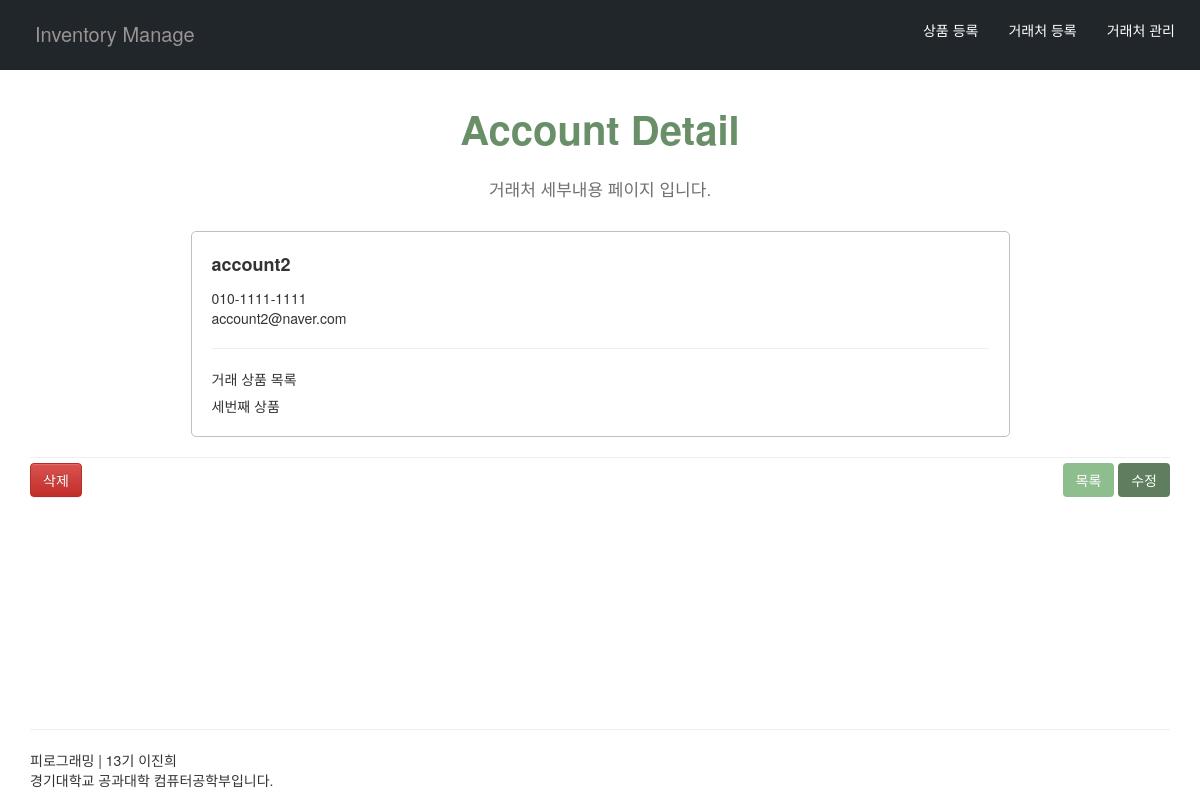
Before: /account/3/ with the older database file.
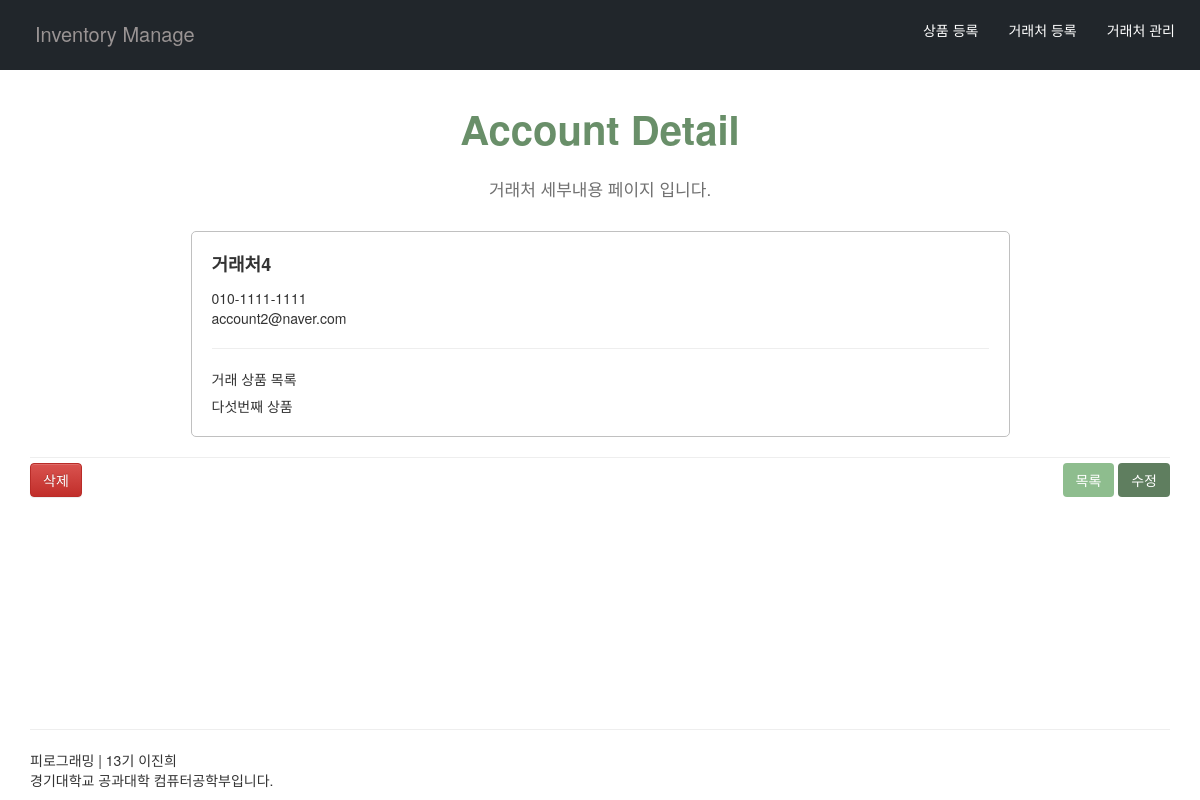
After: the same page with the newer database file.
### shop/models.py (models this page shows, shortened)
class Accounter(models.Model):
    name = models.CharField(max_length=20)
    call = models.CharField(max_length=30)
    address = models.CharField(max_length=100)
    created_at = models.DateTimeField(auto_now_add = True)
    updated_at = models.DateTimeField(auto_now= True)
    def __str__(self):
        return self.name

class Item(models.Model):
    title = models.CharField(max_length=100)
    image = models.ImageField()
    content = models.TextField()
    price = models.PositiveIntegerField(default=0)
    amount = models.PositiveIntegerField(default=0)
    account = models.ForeignKey(Accounter, on_delete=models.CASCADE,db_column='name')
    created_at = models.DateTimeField(auto_now_add = True)
    updated_at = models.DateTimeField(auto_now= True)
    def __str__(self):
        return self.title

### shop/views.py (the view)
# urls.py: path('account/<int:pk>/',views.account_detail,name='account_detail'),
def account_detail(request, pk):
    account = get_object_or_404(Accounter,pk=pk)
    item = find_item(account)
    return render(request,'account_detail.html',{
        'account': account,
        'item':item,
    })

### shop/views.py (called while the page is built)
def find_item(account):
    items = Item.objects.all()
    for item in items:
        if str(item.account) == str(account.name):
            return item

### shop/templates/account_detail.html
{% extends "layout.html"%}{% block title %} Account Detail {% endblock %}
{% block menu %} 거래처 세부내용 {% endblock %} {% block content %}
<div class="row" style="display: flex; justify-content: center;">
  <div
    class="wrap"
    style="
      width: 70%;
      border: solid 1px silver;
      border-radius: 0.5rem;
      padding: 2rem;
      text-align: left;
    "
  >
    <div style="margin-bottom: 1rem; font-size: large; font-weight: bold;">
      {{account.name}}
    </div>
    <div>{{account.call}}</div>
    <div>{{account.address}}</div>
    <hr />
    <div>거래 상품 목록</div>
    <div style="margin-top: 0.7rem;">
      {% if item %} {{item}} {% endif %}
    </div>
  </div>
</div>
<hr />
<div
  class="item_option"
  style="
    position: relative;
    width: 100%;
    display: inline-block;
    margin-top: -1.5rem;
  "
>
  <div class="option_left" style="display: inline-block; float: left;">
    <a
      class="btn btn-danger"
      href="{% url 'shop:account_delete' account.pk%}"
      role="button"
      >삭제</a
    >
  </div>
  <div class="option_right" style="display: inline-block; float: right;">
    <a
      class="btn"
      href="{% url 'shop:account_list' %}"
      role="button"
      style="background-color: rgb(142, 189, 142); color: white;"
      >목록</a
    >
    <a
      class="btn"
      href="{% url 'shop:account_edit' account.pk%}"
      role="button"
      style="background-color: rgb(95, 126, 95); color: white;"
      >수정</a
    >
  </div>
</div>
{% endblock %}

Changed rows visible on the page:
no longer on this page (row edited): Item: title "세번째 상품"
changed Accounter "account2@naver.com": name "account2" → "거래처4"
added Item: title "다섯번째 상품"
